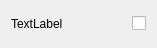
<?xml version="1.0" encoding="UTF-8"?>
<ui version="4.0">
 <class>BoolParamWidget</class>
 <widget class="QWidget" name="BoolParamWidget">
  <property name="geometry">
   <rect>
    <x>0</x>
    <y>0</y>
    <width>157</width>
    <height>48</height>
   </rect>
  </property>
  <property name="windowTitle">
   <string>Form</string>
  </property>
  <layout class="QHBoxLayout" name="horizontalLayout_2">
   <item alignment="Qt::AlignmentFlag::AlignLeft">
    <widget class="QLabel" name="label">
     <property name="text">
      <string>TextLabel</string>
     </property>
    </widget>
   </item>
   <item alignment="Qt::AlignmentFlag::AlignRight">
    <widget class="QCheckBox" name="checkBox">
     <property name="text">
      <string/>
     </property>
    </widget>
   </item>
  </layout>
 </widget>
 <resources/>
 <connections/>
</ui>
